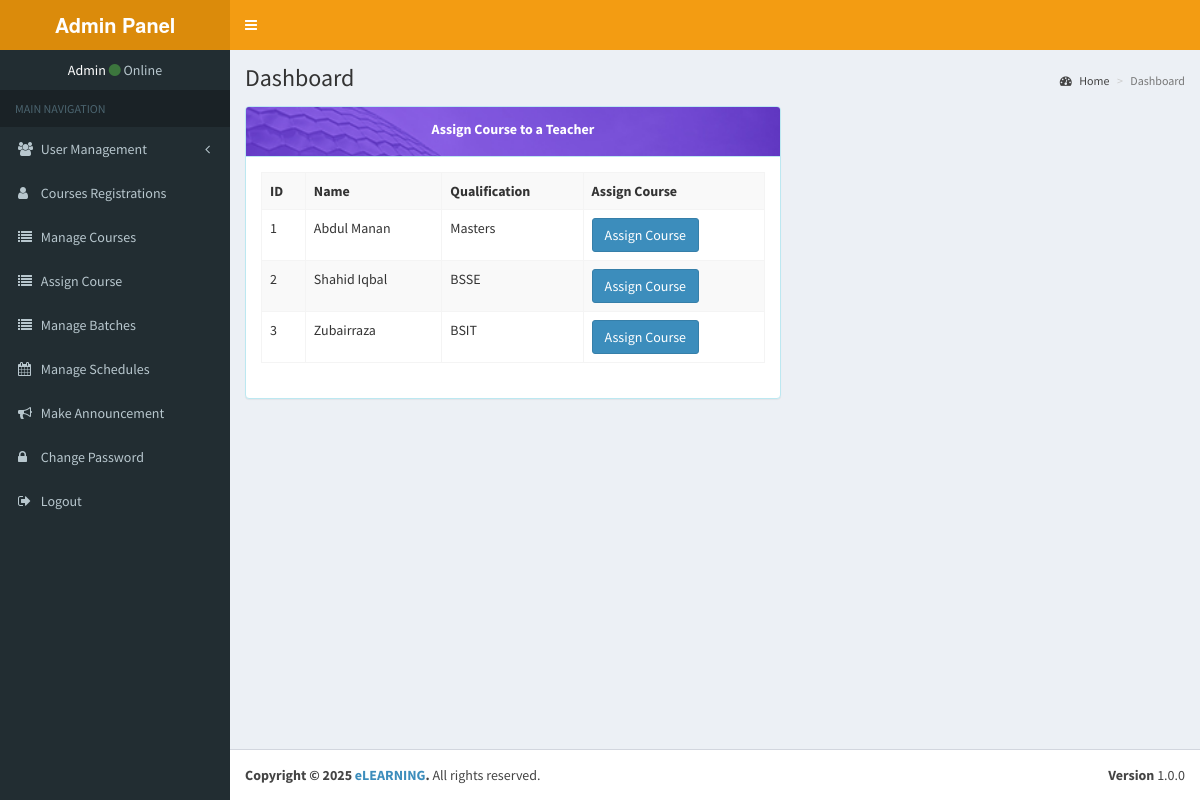
The app's page /admins/index.php?page=assignCourse (signed in) with its own data.
### tables this page shows
CREATE TABLE `teachers` (
  `ID` int(11) NOT NULL,
  `name` varchar(100) NOT NULL,
  `email` varchar(100) NOT NULL,
  `address` varchar(100) NOT NULL,
  `cellNo` varchar(100) NOT NULL,
  `qual` varchar(100) NOT NULL,
  `password` varchar(100) NOT NULL,
  `image` varchar(100) NOT NULL
);

### src/admins/assignCourse.php (the view)
<div class="row">
	<div class="col-sm-7">
		<div class="panel panel-info">
			<div class="panel-heading text-center">Assign Course to a Teacher</div>
			<div class="panel-body">
				<table class="table table-bordered table-striped">
					<tr>
						<th>ID</th>
						<th>Name</th>
						<th>Qualification</th>
						<th>Assign Course</th>
					</tr>
					<?php
					$i = 1;
					$query = "SELECT * FROM teachers";
					$result = mysqli_query($con, $query);
					while ($row = mysqli_fetch_array($result)) {
					    echo "<tr>
					    		<td>$i</td>
					    		<td>$row[name]</td>
					    		<td>$row[qual]</td>
					    		<td>
					    		<a href='index.php?page=teacherCourses&T_ID=$row[ID]' class='btn btn-primary'>Assign Course</a>
					    		</td>
					    	</tr>";
					    	$i++;
					}
					 ?>
				</table>
			</div>
		</div>
	</div>
	<div class="col-sm-5"></div>
</div>

### src/assets/css/style.css (style rules this page uses)
.panel-heading { height: 50px; line-height: 25px; background: url('../icons/bg-6.jpg'); background-repeat: no-repeat; background-size: cover; color: #fff !important; font-weight: bold; }

### records on screen
teachers: name "Abdul Manan", qual "Masters"
teachers: name "Shahid Iqbal", qual "BSSE"
teachers: name "Zubairraza", qual "BSIT"
